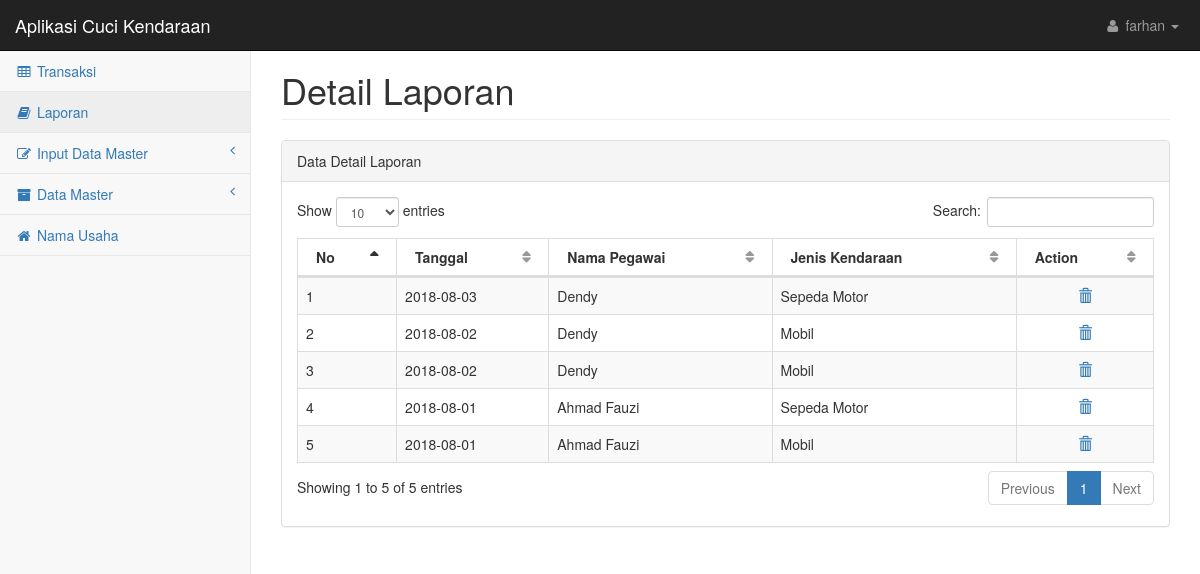
The page /admin/detail_laporan.php (signed in) on the database its author committed.
### tables this page shows
CREATE TABLE `nama_usaha` (
  `no` int(8) NOT NULL,
  `nama` varchar(30) NOT NULL
);

CREATE TABLE `laporan` (
  `no` int(8) NOT NULL,
  `tgl` varchar(15) NOT NULL,
  `kd_pegawai` varchar(10) NOT NULL,
  `id_kend` varchar(10) NOT NULL
);

CREATE TABLE `pegawai` (
  `no` int(8) NOT NULL,
  `kd_pegawai` varchar(10) NOT NULL,
  `nama` varchar(30) NOT NULL,
  `no_hp` varchar(12) NOT NULL,
  `alamat` text NOT NULL
);

CREATE TABLE `biaya` (
  `no` int(8) NOT NULL,
  `id_kend` varchar(10) NOT NULL,
  `jenis_kend` varchar(30) NOT NULL,
  `harga` varchar(10) NOT NULL
);

### admin/detail_laporan.php (the view, shortened to what this page needs)
<!DOCTYPE html>
<html lang="en">
    <head>
        <link href="../css/bootstrap.min.css" rel="stylesheet">
        <link href="../css/metisMenu.min.css" rel="stylesheet">
        <link href="../css/dataTables/dataTables.bootstrap.css" rel="stylesheet">
        <link href="../css/dataTables/dataTables.responsive.css" rel="stylesheet">
        <link href="../css/startmin.css" rel="stylesheet">
        <link href="../css/font-awesome.min.css" rel="stylesheet" type="text/css">
    </head>
    <body>
        <div id="wrapper">
            <nav class="navbar navbar-inverse navbar-fixed-top" role="navigation">
            <?php
            $query = mysql_query ("SELECT * FROM nama_usaha");
            while ($var=mysql_fetch_array($query)) {
            ?>
                <div class="navbar-header">
                    <a class="navbar-brand" href="transaksi.php"><?php echo $var ['nama']; ?></a>
                </div>
            <?php
            }
            ?>
                <ul class="nav navbar-right navbar-top-links">
                    <li class="dropdown">
                        <a class="dropdown-toggle" data-toggle="dropdown" href="#">
                            <i class="fa fa-user fa-fw"></i> <?php echo $_SESSION['username'] ?> <b class="caret"></b>
                        </a>
                    </li>
                </ul>
                <div class="navbar-default sidebar" role="navigation">
                    <div class="sidebar-nav navbar-collapse">
                        <ul class="nav" id="side-menu">
                            <li>
                                <a href="transaksi.php"><i class="fa fa-table fa-fw"></i> Transaksi</a>
                            </li>
                            <li>
                                <a href="laporan.php" class="active"><i class="fa fa-book fa-fw"></i> Laporan</a>
                            </li>
                            <li>
                                <a href="#"><i class="fa fa-edit fa-fw"></i> Input Data Master<span class="fa arrow"></span></a>
                            </li>
                            <li>
                                <a href="#"><i class="fa fa-archive fa-fw"></i> Data Master<span class="fa arrow"></span></a>
                            </li>
                            <li>
                                <a href="nama_usaha.php"><i class="fa fa-home fa-fw"></i> Nama Usaha</a>
                            </li>
                        </ul>
                    </div>
                </div>
            </nav>
            <div id="page-wrapper">
                <div class="row">
                    <div class="col-lg-12">
                        <h1 class="page-header">Detail Laporan</h1>
                    </div>
                </div>
                <div class="row">
                    <div class="col-lg-12">
                        <div class="panel panel-default">
                            <div class="panel-heading">
                                Data Detail Laporan
                            </div>
                            <div class="panel-body">
                                <div class="dataTable_wrapper">
                                    <table class="table table-striped table-bordered table-hover" id="dataTables-example">
                                        <thead>
                                            <tr>
                                                <th>No</th>
                                                <th>Tanggal</th>
                                                <th>Nama Pegawai</th>
                                                <th>Jenis Kendaraan</th>
                                                <th>Action</th>
                                            </tr>
                                        </thead>
                                        <tbody>
                                        <?php
                                          $query = mysql_query ("SELECT * FROM laporan order by tgl desc");
                                          $no=1;
                                          while ($var=mysql_fetch_array($query)) {
                                            $namapegawai=mysql_fetch_array(mysql_query("SELECT nama FROM pegawai WHERE kd_pegawai='$var[kd_pegawai]'"));
                                            $kendaraan=mysql_fetch_array(mysql_query("SELECT jenis_kend FROM biaya WHERE id_kend='$var[id_kend]'"));
                                        ?>
                                            <tr>
                                                <td><?php echo $no ?></td>
                                                <td><?php echo $var ['tgl']; ?></td>
                                                <td><?php echo $namapegawai ['nama']; ?></td>
                                                <td><?php echo $kendaraan ['jenis_kend']; ?></td>
                                                <td align="center"><?php echo "<a class='glyphicon glyphicon-trash' title='Hapus' href='deletelaporan.php?no=$var[no]'></a>"; ?></td>
                                            </tr>
                                        <?php
                                          $no++;
                                          }
                                        ?>
                                        </tbody>
                                    </table>
                                </div>
                            </div>
                        </div>
                    </div>
                </div>
            </div>
        </div>
    </body>
</html>

### css/startmin.css (style rules this page uses)
body { background-color: #f8f8f8; }
#wrapper { width: 100%; }
#page-wrapper { padding: 30px 15px 0 15px; min-height: 568px; background-color: #fff; }
@media (min-width:768px) { #page-wrapper { position: inherit; margin-left: 250px; padding: 30px 30px 0 30px; border-left: 1px solid #e7e7e7; } }
.navbar-header { float: left; }
.navbar-right { text-align: right; }
.navbar-top-links { margin: 0; }
.navbar-top-links li { display: inline-block; }
.navbar-top-links li:last-child { margin-right: 6px; }
.navbar-top-links li a { padding: 15px; min-height: 50px; }
.navbar-top-links>li>a { color: #999; }
.sidebar .sidebar-nav.navbar-collapse { padding-right: 0; padding-left: 0; }
.sidebar ul li { border-bottom: 1px solid #e7e7e7; }
.sidebar ul li a.active { background-color: #eee; }
.sidebar .arrow { float: right; }
.sidebar .fa.arrow:before { content: "\f104"; }
@media (min-width:768px) { .sidebar { z-index: 1; position: absolute; width: 250px; margin-top: 51px; } }
table.dataTable thead .sorting, table.dataTable thead .sorting_asc, table.dataTable thead .sorting_desc, table.dataTable thead .sorting_asc_disabled, table.dataTable thead .sorting_desc_disabled { background: 0 0; }
table.dataTable thead .sorting_asc:after { content: "\f0de"; float: right; font-family: fontawesome; }
table.dataTable thead .sorting:after { content: "\f0dc"; float: right; font-family: fontawesome; color: rgba(50,50,50,.5); }

### rows shown on the page
nama_usaha: nama "Aplikasi Cuci Kendaraan"
laporan: tgl "2018-08-03", pegawai.nama "Dendy", biaya.jenis_kend "Sepeda Motor"
laporan: tgl "2018-08-02", pegawai.nama "Dendy", biaya.jenis_kend "Mobil"
laporan: tgl "2018-08-02", pegawai.nama "Dendy", biaya.jenis_kend "Mobil"
laporan: tgl "2018-08-01", pegawai.nama "Ahmad Fauzi", biaya.jenis_kend "Sepeda Motor"
laporan: tgl "2018-08-01", pegawai.nama "Ahmad Fauzi", biaya.jenis_kend "Mobil"

### other values the page prints
$_SESSION['username'] "farhan"
